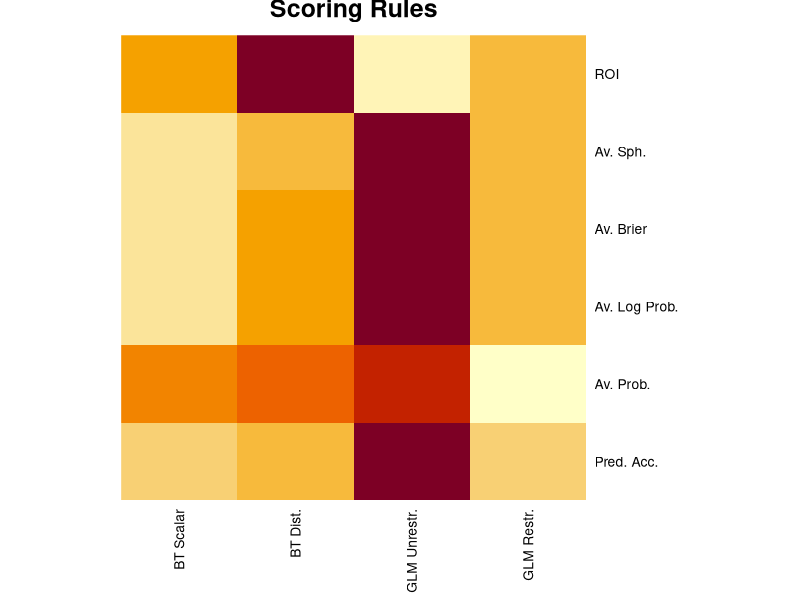

This figure's R source:
## ---- chunk 1
knitr::opts_chunk$set(echo = TRUE)
## ---- chunk 2
data <- read.csv('comparisondata.csv', header=FALSE)
data[1,1] <- 63.9525692
s.r.mat <- data.frame(ncol=6, nrow=4)
for (i in 1:4){
  for (j in 1:6){
    s.r.mat[i,j] <- as.numeric(data[i,j])
  }
}
colnames(s.r.mat) <- c('Pred. Acc.', 'Av. Prob.', 'Av. Log Prob.','Av. Brier', 'Av. Sph.', 'ROI')
rownames(s.r.mat) <- c('BT Scalar', 'BT Dist.','GLM Unrestr.','GLM Restr.')
## ---- chunk 3
png('SRcompar.png', height= 512+256, width = 512)
heatmap(t(s.r.mat), Colv= NA, Rowv=NA, scale='row', ,main='Scoring Rules', cexRow=1, cexCol = 1, margins=c(6,6))
dev.off()
